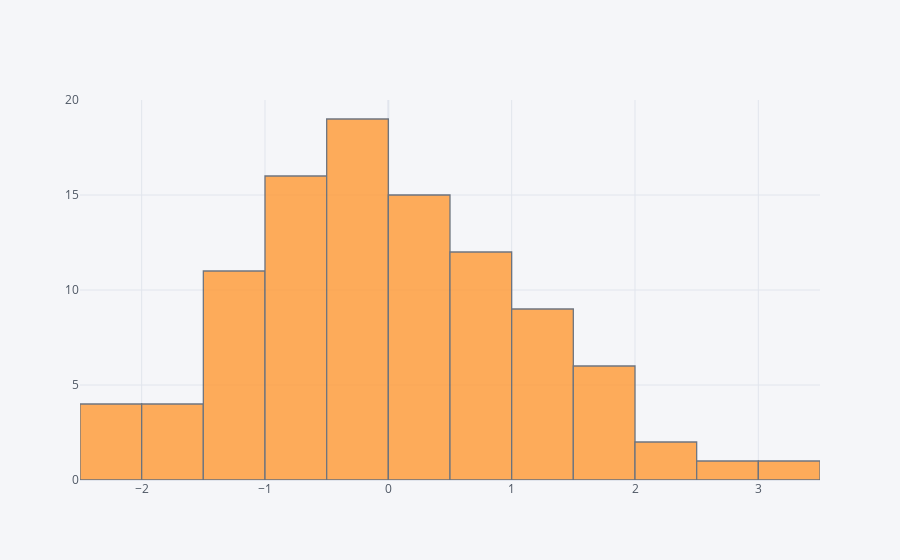

The code cell stored with this chart in its notebook:
### Markdown cell above
## histogram

### Code cell
df['A'].iplot(kind='hist',bins=25)

### Figure 1 — Plotly figure (JSON) as saved in the notebook; plotly's stock layout.template omitted (floating-point values rounded to 4 significant figures)
{"data": [{"histfunc": "count", "histnorm": "", "marker": {"color": "rgba(255, 153, 51, 1.0)", "line": {"color": "#4D5663", "width": 1.3}}, "name": "A", "nbinsx": 25, "opacity": 0.8, "orientation": "v", "type": "histogram", "x": [1.654, -0.2325, 2.023, -0.9155, 0.7108, -0.8105, 0.8095, -0.233, -2.452, -0.5405, 0.6049, -1.592, 1.037, 1.114, 0.5785, -0.2696, -0.6569, 0.5166, -0.7381, -1.26, 0.6243, -0.3346, -0.008572, 1.038, 2.139, 0.628, 0.6741, 0.2312, 1.042, -0.1465, -0.5433, 0.3062, -1.93, -0.8311, 0.0869, -0.1525, 1.163, 1.684, 0.5636, -0.4857, -2.106, -1.178, -1.398, 0.2169, 0.2594, -0.3037, 0.05585, -1.166, -0.8394, -0.5917, -0.6011, -0.2098, 0.6641, 1.473, 0.03206, 1.694, 0.8004, 0.4593, -2.212, 0.2392, -0.3147, -0.03524, -0.4195, -0.8646, -1.967, -1.236, -0.7393, -1.035, 1.196, -1.265, 0.9627, -0.7643, 2.769, 1.359, 1.872, 1.045, 1.528, -1.565, -0.8063, -0.3208, -1.262, 0.4912, -1.382, -0.4336, -2.105, -0.4797, 0.349, -0.2423, 3.09, -0.6213, -1.004, -1.087, 0.4618, -0.2734, 0.4558, 0.2067, 1.841, -0.7778, -0.1588, 0.0391]}], "layout": {"autosize": true, "barmode": "overlay", "legend": {"bgcolor": "#F5F6F9", "font": {"color": "#4D5663"}}, "paper_bgcolor": "#F5F6F9", "plot_bgcolor": "#F5F6F9", "title": {"font": {"color": "#4D5663"}}, "xaxis": {"autorange": true, "gridcolor": "#E1E5ED", "range": [-2.5, 3.5], "showgrid": true, "tickfont": {"color": "#4D5663"}, "title": {"font": {"color": "#4D5663"}, "text": ""}, "type": "linear", "zerolinecolor": "#E1E5ED"}, "yaxis": {"autorange": true, "gridcolor": "#E1E5ED", "range": [0, 20], "showgrid": true, "tickfont": {"color": "#4D5663"}, "title": {"font": {"color": "#4D5663"}, "text": ""}, "zerolinecolor": "#E1E5ED"}}}
